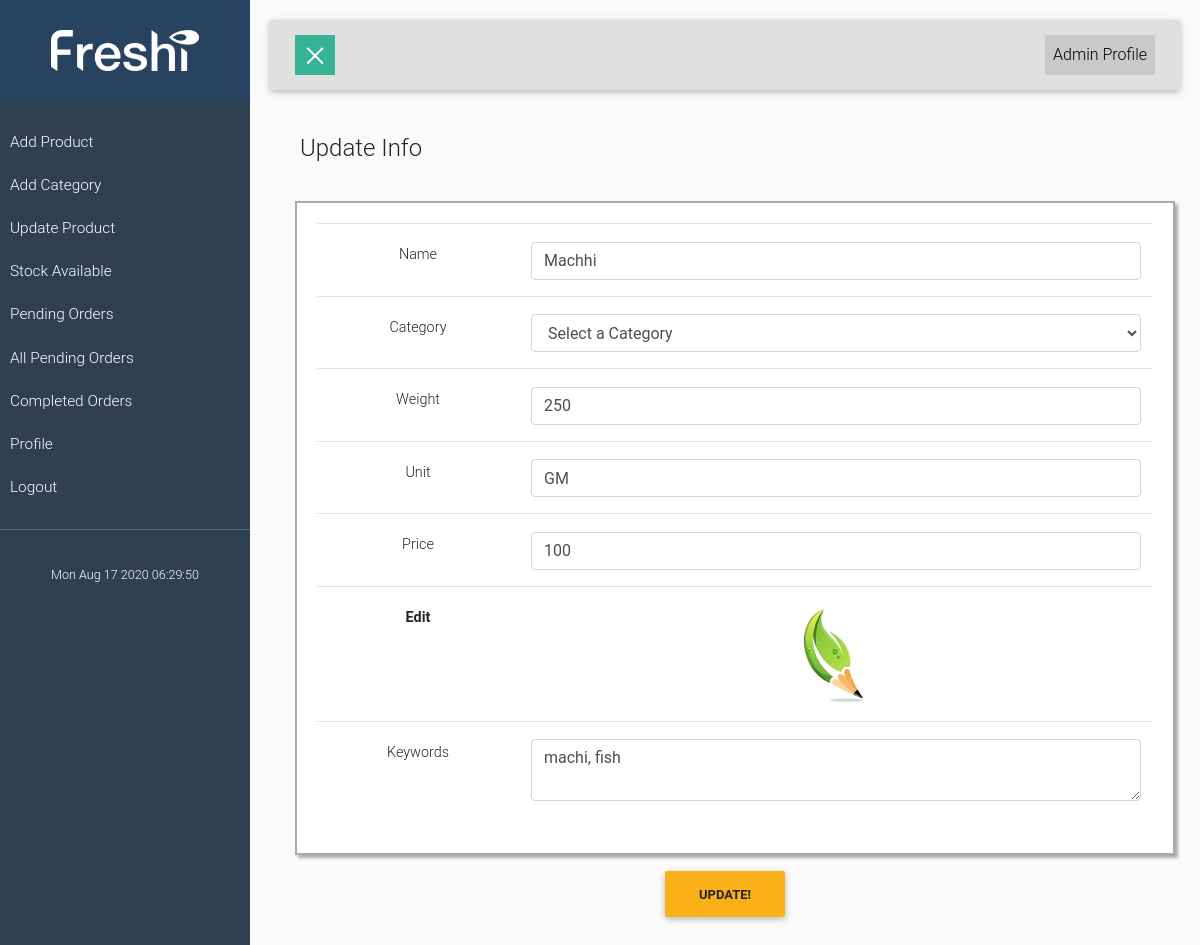
The app's page /admin/edit.php?edit_id=1 (signed in) with its own data.
### tables this page shows
CREATE TABLE `products` (
  `id` int(11) NOT NULL,
  `cat_id` int(11) NOT NULL,
  `cat_title` varchar(50) NOT NULL,
  `name` varchar(50) NOT NULL,
  `weight` varchar(50) NOT NULL,
  `measuring_unit` varchar(10) NOT NULL,
  `price` varchar(50) NOT NULL,
  `image` varchar(100) NOT NULL,
  `keywords` text NOT NULL
);

### admin/edit.php (the view, shortened to what this page needs)
<?php
include("includes/cookie.php");
$product_id = $_SESSION['product_id'];
?>
<!DOCTYPE HTML>
<html>
<head>
<link rel="stylesheet" href="https://stackpath.bootstrapcdn.com/bootstrap/4.1.0/css/bootstrap.min.css">
<link rel="stylesheet" href="css/style5.css">
<link rel="stylesheet" href="MDB/css/mdb.min.css">
<link href="MDB/css/addons/datatables.min.css" rel="stylesheet">
<link rel="stylesheet" href="https://use.fontawesome.com/releases/v5.11.2/css/all.css">
</head>
<body >
<div class="wrapper">
        <?php include('sidebar.php');?>
        <div id="content">
            <nav class="navbar navbar-expand-lg navbar-light bg-light">
                <div class="container-fluid">
                    <button type="button" id="sidebarCollapse" class="navbar-btn">
                        <span></span>
                    </button>
                    <div class="collapse navbar-collapse" id="navbarSupportedContent">
                        <ul class="nav navbar-nav ml-auto">
                            <li class="nav-item active">
                                <a class="nav-link" href="#">Admin Profile</a>
                            </li>
                        </ul>
                    </div>
                </div>
            </nav>
				<div class="container" style="min-height:500px;">
				<div class="container out">
					<div class="row">
						<div class="col-md-12 col-md-offset-12 well">
							<form role="form" action="<?php echo $_SERVER['PHP_SELF']; ?>" method="post" name="signupform">
							<fieldset>
								<legend>Update Info</legend>
								<div class="row" style="margin-top:2%;">
									<div class="col-md-12 horizontal-scroll sub" style="padding:20px;">
										<table class="table table-hover table-responsive w-100 d-block d-md-table" style="width:100%;">
											<tbody>
											<?php
											$get_attendance="select * from products where id='$product_id'";
											$run_attendance= mysqli_query($conn, $get_attendance);
											$row_attendance=mysqli_fetch_array($run_attendance);
											$cat_title = $row_attendance['cat_title'];
											$name = $row_attendance['name'];
											$weight = $row_attendance['weight'];
											$measuring_unit = $row_attendance['measuring_unit'];
											$price = $row_attendance['price'];
											$image = $row_attendance['image'];
											$keywords = $row_attendance['keywords'];
											?>
											<tr>
											<td style="padding-top:20px;" >Name</td>
											<td><input type="text" name="name" value="<?php echo $name; ?>"  class="form-control" /></td>
											</tr>
											<tr>
											<td style="padding-top:20px;">Category</td>
											<td>
											<select class="form-control" id="school" value="<?php echo $cat_title; ?>" name="cat_id"/>
											<option>Select a Category</option>
											</select></td>
											</tr>
											<tr>
											<td style="padding-top:20px;">Weight</td>
											<td><input type="text" name="weight"  value="<?php echo $weight; ?>"  class="form-control" /></td>
											</tr>
											<tr>
											<td style="padding-top:20px;">Unit</td>
											<td><input type="text" name="measuring_unit"  value="<?php echo $measuring_unit; ?>"  class="form-control" /></td>
											</tr>
											<tr>
											<td style="padding-top:20px;">Price</td>
											<td><input type="text" name="price"  value="<?php echo $price; ?>"  class="form-control" /></td>
											</tr>
											<tr>
											<td style="padding-top:20px; color:red; font-weight:bold;"><a href="updatepic.php?pid=<?php echo $product_id;?>">Edit</a></td>
											<td><img src=<?php echo "product_images/$image";?> style="width:100px;"></td>
											</tr>
											<tr>
											<td style="padding-top:20px;">Keywords</td>
											<td><textarea name="keywords"  class="form-control" ><?php echo $keywords; ?> </textarea></td>
											</tr>
											</tbody>
										</table>
									</div>
								</div>
								<div class="form-group">
									<center><input type="submit" name="update" value="Update!" class="btn" style="background:#fab017; font-weight:bold;" /></center>
								</div>
							</fieldset>
						</form>
						</div>
					</div>
				</div>
				</div>
			</div>
	</div>
</body>
</html>

### admin/css/style5.css (style rules this page uses)
body { font-family: 'Poppins', sans-serif; background: #fafafa; }
a, a:hover, a:focus { color: inherit; text-decoration: none; transition: all 0.3s; }
.navbar { padding: 15px 10px; background: #fff; border: none; border-radius: 0; margin-bottom: 40px; box-shadow: 1px 1px 3px rgba(0, 0, 0, 0.1); }
.navbar-btn { box-shadow: none; outline: none !important; border: none; }
.wrapper { display: flex; width: 100%; align-items: stretch; perspective: 1500px; }
#content { width: 100%; padding: 20px; min-height: 100vh; transition: all 0.3s; }
#sidebarCollapse { width: 40px; height: 40px; background: #35B394; cursor: pointer; }
#sidebarCollapse span { width: 80%; height: 2px; margin: 0 auto; display: block; background: #fff; transition: all 0.8s cubic-bezier(0.810, -0.330, 0.345, 1.375); transition-delay: 0.2s; }
#sidebarCollapse span:last-of-type { transform: rotate(-45deg) translate(1px, -1px); }

### admin/edit.php (style rules this page uses)
th, td { text-align:center; font-size:14px; }
.table-responsive { display:block; min-width: rem-calc(1500); }
.sub { width:auto; background:white; margin:10px; box-shadow:3px 3px 3px #aaa; border:2px solid #AAA; padding-top:15px; }
.horizontal-scroll { overflow: hidden; overflow-x: auto; clear: both; width: 100%; }
input[type=text] { width:100%; }
a { color:white; }

### records on screen
products: name "Machhi", cat_id "Select a Category", weight "250", measuring_unit "GM", price "100", image (picture), keywords "machi, fish"
